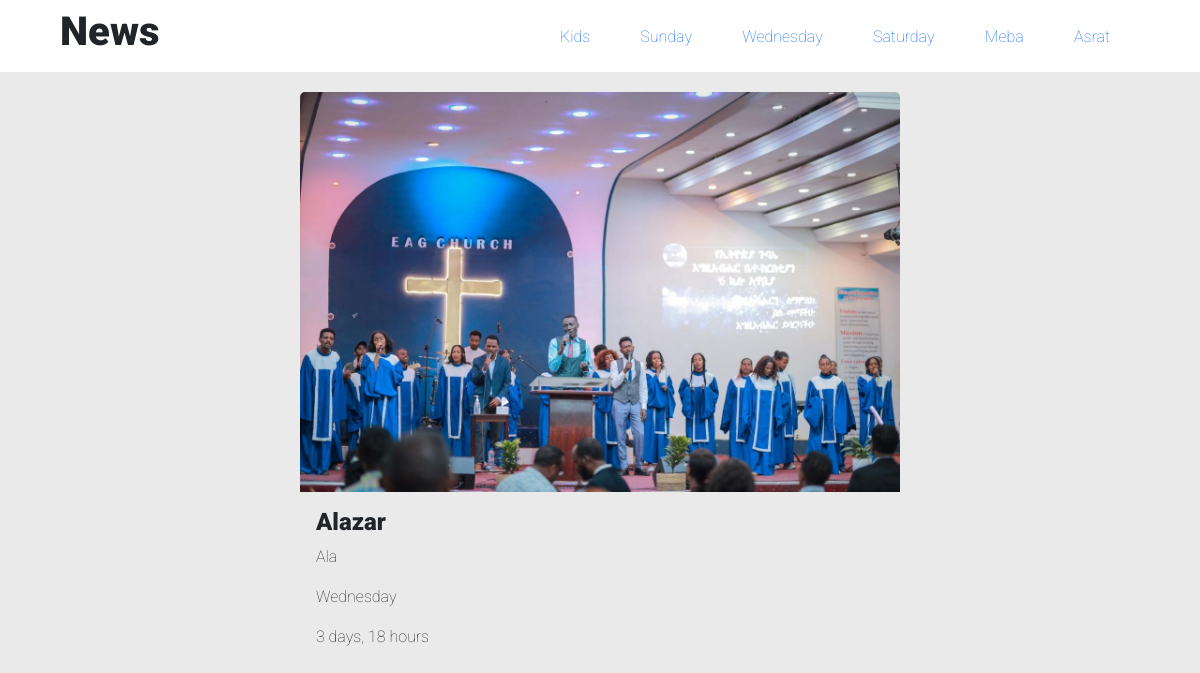
Before: /news/ with the older database file.
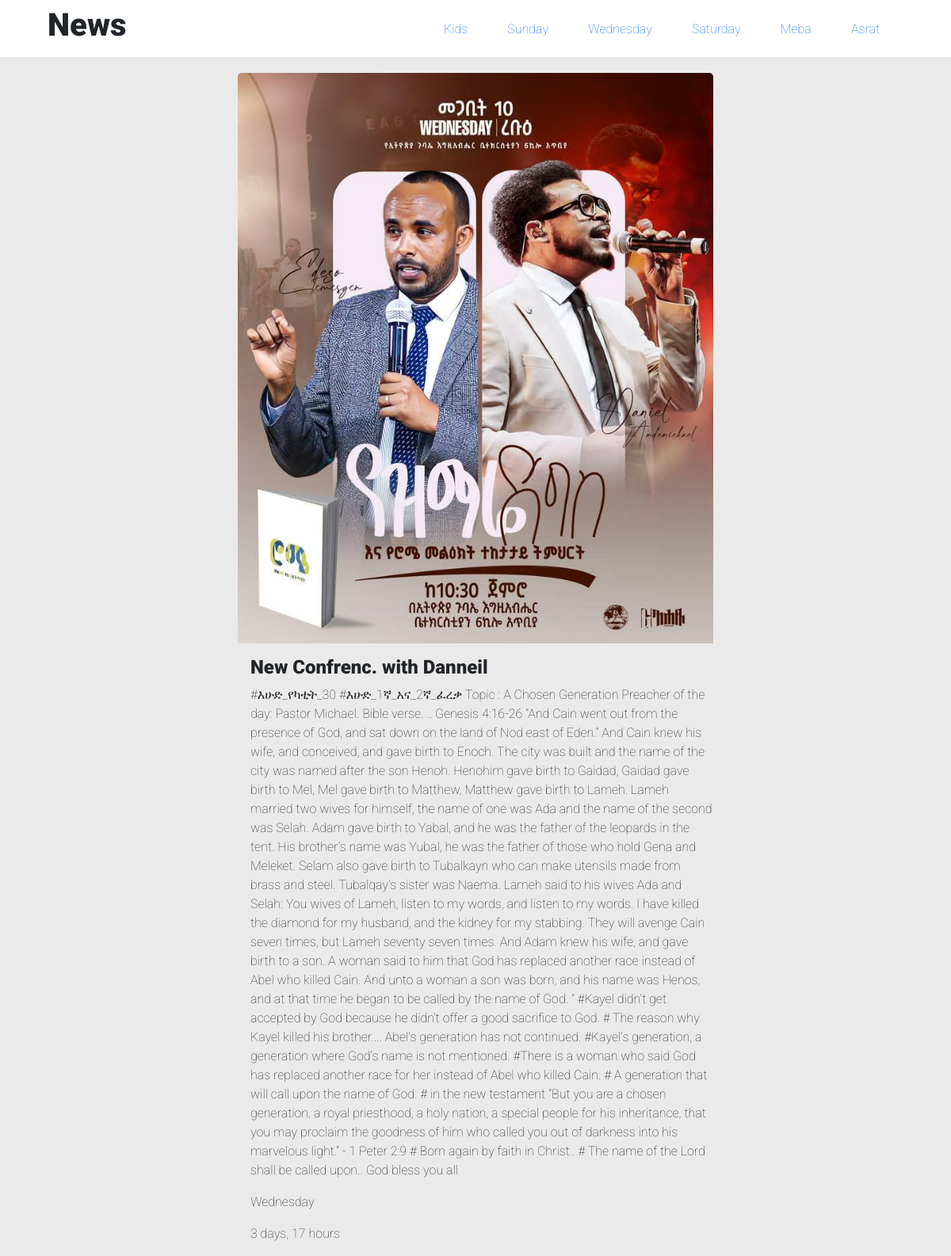
After: the same page with the newer database file.
### Website/models.py (models this page shows, shortened)
class News_catagory (models.Model):
    name = models.CharField (max_length=20)
    def __str__(self):
        return self.name

class News_post (models.Model):
    title = models.CharField(max_length=30)
    Descrption = models.TextField ()
    post_date = models.DateTimeField (auto_created=True, auto_now_add=True)
    category = models.ForeignKey (News_catagory, on_delete=models.SET_NULL, null=True, blank=True)
    Post_img = models.ImageField (upload_to='Photo/')

### Website/views.py (the view)
# urls.py: path('news/', post_News, name='news'),
def post_News (request):
    background_regular = Background_upload.objects.all()
    data_loop = News_catagory.objects.all()
    News_dis = News_post.objects.all()
    context = {
        'Regular_image' : background_regular,
        'data_loop' : data_loop,
        'News_dis' : News_dis
    }
    return render (request, 'Include/News/DailyNews.html', context=context)

### Website/templates/Include/News/DailyNews.html (shortened to what this page needs)
{% load static %}
<!DOCTYPE html>
<html lang="en">
<head>
        <link href="https://cdn.jsdelivr.net/npm/bootstrap@5.3.3/dist/css/bootstrap.min.css" rel="stylesheet">
         <link rel="stylesheet" href="{% static 'design/index.css' %}">
         <link rel="stylesheet" href="{% static 'Font/font.css' %}">
         <link rel="stylesheet" href="{% static 'Animation/animation.css' %}">
         <link rel="stylesheet" href="{% static 'design/DailyNews.css' %}">
</head>
        <body>
            <div>
                <div class="Nav_bar_container">
                    <div class="d-flex justify-content-center align-items-center">
                        <h1 class="roboto">News</h1>
                    </div>
                    <div class="Loop_Container">
                        {% for data_loops in data_loop %}
                            <div>
                                <a class="roboto_thin Main_loop" href="#">{{ data_loops.name }}</a>
                            </div>
                        {% endfor %}
                    </div>
                </div>
                <div>
                    {% for News_display in News_dis %}
                        <div class="Image_container">
                            <img class="Img_width" src="{{ News_display.Post_img.url }}" alt="no">
                            <div class="w-100 mt-3 ps-3">
                                <h4 class="roboto">{{ News_display.title }}</h4>
                                <p class="roboto_thin">{{ News_display.Descrption }}</p>
                                <p class="roboto_thin">{{ News_display.category }}</p>
                                <p class="roboto_thin">{{ News_display.post_date | timesince }}</p>
                            </div>
                        </div>
                    {% endfor %}
                </div>
            </div>
        </body>
</html>

### static/design/index.css (style rules this page uses)
body { cursor: url('https://img.icons8.com/material-rounded/24/228BE6/blue-pointer.png') 3 3 , auto; }
.Image_container { display: flex; justify-content: center; align-items: center; width: 50%; flex-direction: column; }

### static/design/DailyNews.css (style rules this page uses)
body { background-color: #EAEAEA; }
.Nav_bar_container { background-color: white; width: 100%; height: 9vh; display: flex; justify-content: space-between; align-items: center; padding: 0px 90px 0px 60px; }
.Loop_Container { width: 550px; display: flex; justify-content: space-between; align-items: center; }
.Main_loop { text-decoration: none; }
.Image_container { width: 600px; display: flex; justify-self: center; align-items: center; margin-top: 20px; border-radius: 5px; overflow: hidden; }
.Img_width { max-width: 100%; height: auto; }

Changed rows visible on the page:
removed News_post: Post_img (picture), title "Alazar", Descrption "Ala", category "Wednesday", post_date "3 days, 18 hours"
added News_post: Post_img (picture), title "New Confrenc. with Danneil", Descrption "#እሁድ_የካቲት_30 #እሁድ_1ኛ_አና_2ኛ_ፈረቃ Topic : A Chosen Generation Preacher of the day: Pastor Michael. Bible verse. .. Genesis 4:16-26 \"And Cain went out from the presence of God, and sat down on the land of Nod east of Eden.\" And Cain knew his wife, and conceived, and gave birth to Enoch. The city was built and the name of the city was named after the son Henoh. Henohim gave birth to Gaidad, Gaidad gave birth to Mel, Mel gave birth to Matthew, Matthew gave birth to Lameh. Lameh married two wives for himself, the name of one was Ada and the name of the second was Selah. Adam gave birth to Yabal, and he was the father of the leopards in the tent. His brother's name was Yubal, he was the father of…", category "Wednesday", post_date "3 days, 17 hours"
